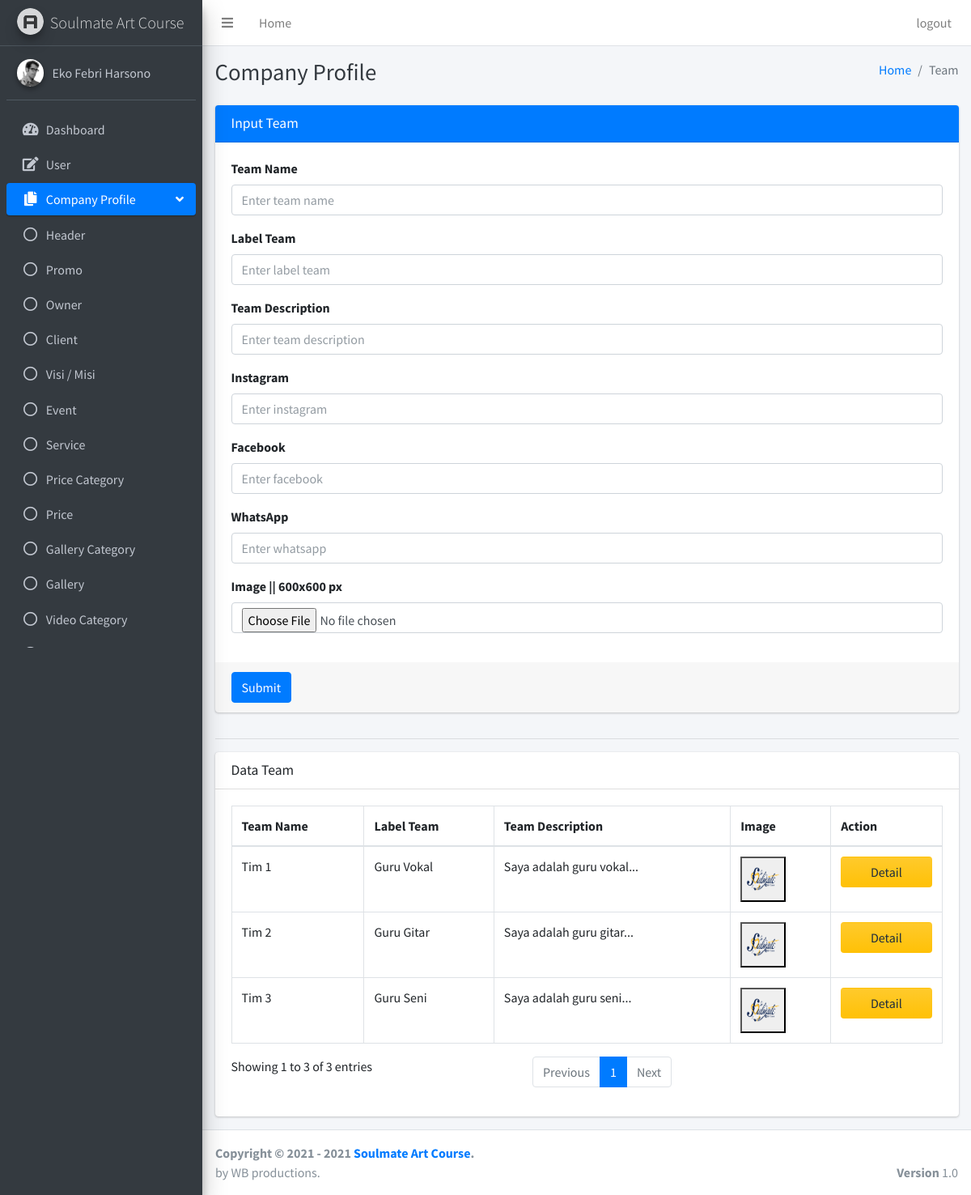
The page /pages/companyProfile/team.php (signed in) on the database its author committed.
### tables this page shows
CREATE TABLE `team` (
  `id_team` int(11) NOT NULL,
  `team_name` varchar(50) NOT NULL,
  `label_team` varchar(30) NOT NULL,
  `team_descriptions` text NOT NULL,
  `instagram` text NOT NULL,
  `facebook` text NOT NULL,
  `whatsapp` text NOT NULL,
  `image` text NOT NULL
);

### php/format.php (called while the page is built, shortened)
<?php
function formatText50($text, $num_char = 50){
    return substr($text, 0, $num_char) . '...';
  }
?>

### pages/companyProfile/team.php (the view, shortened to what this page needs)
<?php
if ($_SESSION["id"] == null || $_SESSION["id"] == "") {
    header('Location: ../../login.php?status=4');
} else {
    include '../../php/format.php';
    $conn = OpenCon(); ?>
    <!DOCTYPE html>
    <html>
    <head>
        <link rel="stylesheet" href="../../plugins/fontawesome-free/css/all.min.css">
        <link rel="stylesheet" href="https://code.ionicframework.com/ionicons/2.0.1/css/ionicons.min.css">
        <link rel="stylesheet" href="../../plugins/sweetalert2-theme-bootstrap-4/bootstrap-4.min.css">
        <link rel="stylesheet" href="../../plugins/toastr/toastr.min.css">
        <link rel="stylesheet" href="../../dist/css/adminlte.min.css">
    </head>
    <body class="hold-transition sidebar-mini layout-fixed">
        <div class="wrapper">
            <?php include '../dashboard/navbar.php'; ?>
            <?php include '../sidebar/sidebarTeam.php'; ?>
            <div class="content-wrapper">
                <div class="content-header">
                    <div class="container-fluid">
                        <div class="row mb-2">
                            <div class="col-sm-6">
                                <h1 class="m-0 text-dark">Company Profile</h1>
                            </div>
                            <div class="col-sm-6">
                                <ol class="breadcrumb float-sm-right">
                                    <li class="breadcrumb-item"><a href="#">Home</a></li>
                                    <li class="breadcrumb-item active">Team</li>
                                </ol>
                            </div>
                        </div>
                    </div>
                </div>
                <section class="content">
                    <div class="container-fluid justify-content-center">
                        <div class="row">
                            <div class="col-md-12">
                                <div class="card card-primary">
                                    <div class="card-header">
                                        <h3 class="card-title">Input Team</h3>
                                    </div>
                                    <form role="form" enctype="multipart/form-data" method="POST" action="../../php/companyProfile/teamActions.php">
                                        <div class="card-body">
                                            <div class="form-group">
                                                <label for="exampleInputEmail1">Team Name</label>
                                                <input type="text" class="form-control" name="team_name" placeholder="Enter team name" required>
                                            </div>
                                            <div class="form-group">
                                                <label for="exampleInputEmail1">Label Team</label>
                                                <input type="text" class="form-control" name="label_team" placeholder="Enter label team" required>
                                            </div>
                                            <div class="form-group">
                                                <label for="exampleInputEmail1">Team Description</label>
                                                <input type="text" class="form-control" name="team_descriptions" placeholder="Enter team description" required>
                                            </div>
                                            <div class="form-group">
                                                <label for="exampleInputEmail1">Instagram</label>
                                                <input type="text" class="form-control" name="instagram" placeholder="Enter instagram" required>
                                            </div>
                                            <div class="form-group">
                                                <label for="exampleInputEmail1">Facebook</label>
                                                <input type="text" class="form-control" name="facebook" placeholder="Enter facebook" required>
                                            </div>
                                            <div class="form-group">
                                                <label for="exampleInputEmail1">WhatsApp</label>
                                                <input type="text" class="form-control" name="whatsapp" placeholder="Enter whatsapp" required>
                                            </div>
                                            <div class="form-group">
                                                <label for="exampleInputEmail1">Image || 600x600 px</label>
                                                <input type="file" class="form-control" name="image">
                                            </div>
                                        </div>
                                        <div class="card-footer">
                                            <button type="submit" class="btn btn-primary" name="submitInsertTeam">Submit</button>
                                        </div>
                                    </form>
                                </div>
                            </div>
                        </div>
                        <hr>
                        <div class="row">
                            <div class="col-md-12">
                                <div class="card">
                                    <div class="card-header">
                                        <h3 class="card-title">Data Team</h3>
                                    </div>
                                    <div class="card-body">
                                        <?php
                                        $conn = OpenCon();
                                        $sql = "SELECT * FROM `team`";
                                        $res = mysqli_query($conn, $sql);
                                        ?>
                                        <table id="example2" class="table table-bordered table-hover">
                                            <thead>
                                                <tr>
                                                    <th>Team Name</th>
                                                    <th>Label Team</th>
                                                    <th>Team Description</th>
                                                    <th>Image</th>
                                                    <th>Action</th>
                                                </tr>
                                            </thead>
                                            <tbody>
                                                <?php while ($row = mysqli_fetch_array($res)) { ?>
                                                    <tr>
                                                        <td><?php echo $row['team_name']; ?></td>
                                                        <td><?php echo $row['label_team']; ?></td>
                                                        <td><?php echo formatText50($row['team_descriptions']); ?></td>
                                                        <td>
                                                            <button data-toggle="modal" data-target="#a<?php echo $row['id_team']; ?>">
                                                                <img style="width:40px;height:50px;" src="<?php echo $row['image']; ?>" alt="">
                                                            </button>
                                                        </td>
                                                        <td>
                                                            <button class="btn btn-block bg-gradient-warning" name="detail" data-toggle="modal" data-target="#b<?php echo $row['id_team']; ?>">Detail</button>
                                                        </td>
                                                    </tr>
                                                <?php } ?>
                                            </tbody>
                                        </table>
                                    </div>
                                </div>
                            </div>
                        </div>
                    </div>
                </section>
            </div>
            <?php include '../dashboard/footer.php'; ?>
        </div>
    </body>
    </html>
<?php } ?>

### rows shown on the page
team: team_name "Tim 1", label_team "Guru Vokal", team_descriptions "Saya adalah guru vokal...", image (placeholder picture)
team: team_name "Tim 2", label_team "Guru Gitar", team_descriptions "Saya adalah guru gitar...", image (placeholder picture)
team: team_name "Tim 3", label_team "Guru Seni", team_descriptions "Saya adalah guru seni...", image (placeholder picture)

### other values the page prints
$_SESSION["user_name"] "Eko Febri Harsono"
